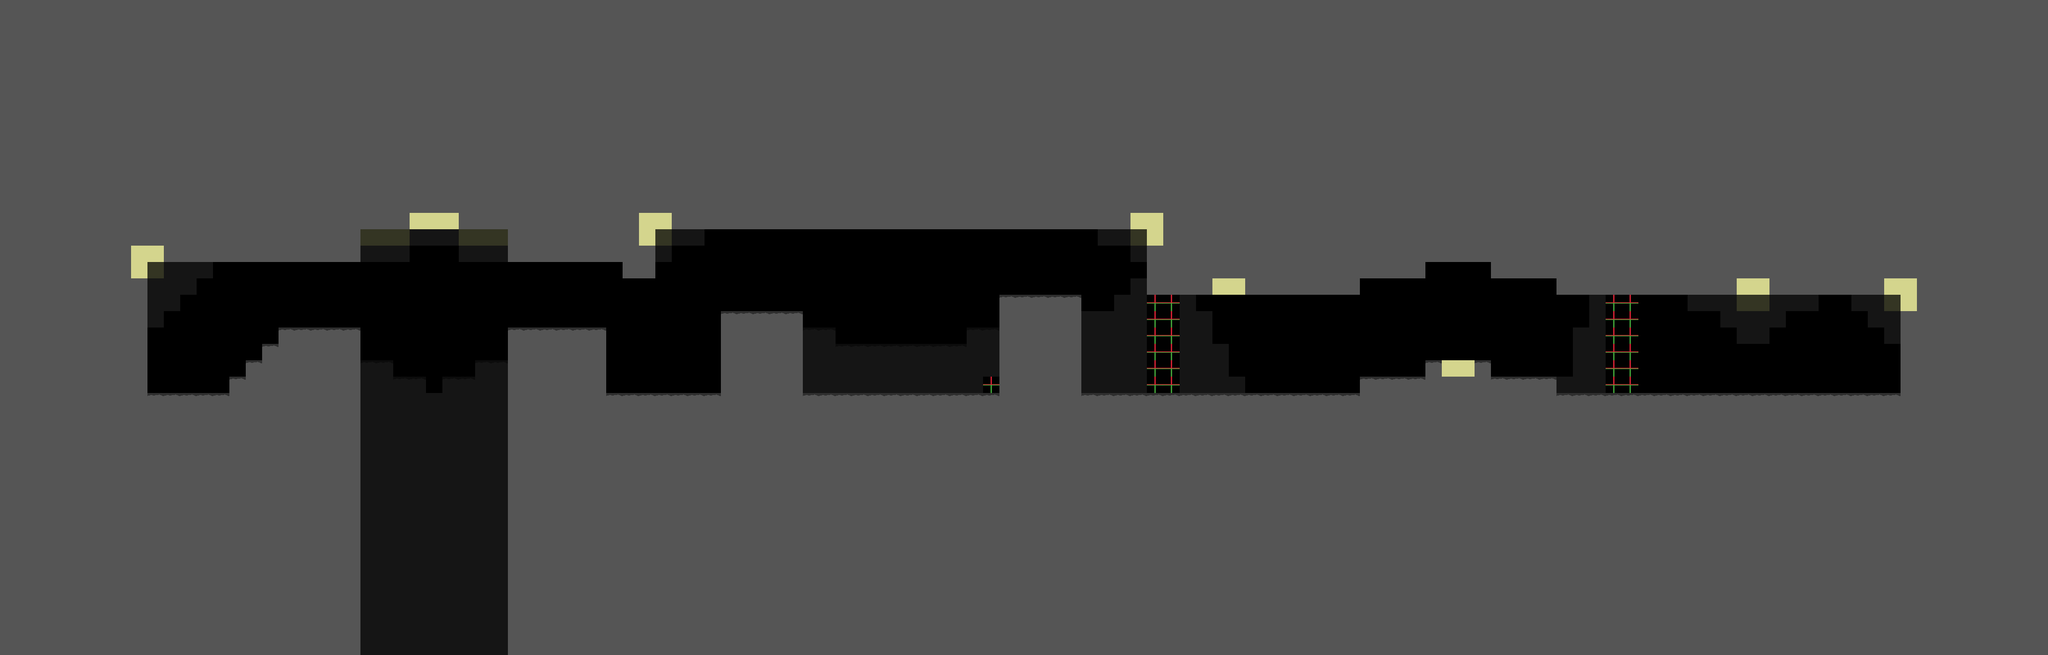

Below is a game level as drawn by its tile map, then a one-line description and the .tmx that defines it (tile-layer data replaced by summaries):
An orthogonal 125x40 tile map with 32x32 px tiles, 2 tile layers (background, main) and 30 objects (13x text, 5x switch, 4x gate, 2x elevator, 2x checkpoint, ...).

<map version="1.0" tiledversion="1.0.3" orientation="orthogonal" renderorder="right-down" width="125" height="40" tilewidth="32" tileheight="32" nextobjectid="51">
 <properties>
  <property name="cameraHeight" type="float" value="0" />
  <property name="cameraWidth" type="float" value="25" />
 </properties>
 <tileset firstgid="1" source="../tileset.tsx" />
 <layer name="background" width="125" height="40" opacity="0.25">
  <data>[5000 cells, 298 non-empty, 3 distinct tile ids]</data>
 </layer>
 <layer name="main" width="125" height="40">
  <data>[5000 cells, 4146 non-empty, 4 distinct tile ids]</data>
 </layer>
 <objectgroup name="gateNetwork">
  <object id="8" name="elevator" type="elevator" x="1376" y="736" width="32" height="32">
   <properties>
    <property name="height" type="float" value="3" />
    <property name="id" type="int" value="1" />
    <property name="inverted" type="bool" value="false" />
    <property name="speed" type="float" value="3" />
   </properties>
  </object>
  <object id="10" name="switch" type="switch" x="1312" y="736" width="32" height="32">
   <properties>
    <property name="id" type="float" value="1" />
   </properties>
  </object>
  <object id="11" name="elevator" type="elevator" x="1920" y="736" width="32" height="32">
   <properties>
    <property name="height" type="float" value="2" />
    <property name="id" type="int" value="1" />
    <property name="inverted" type="bool" value="true" />
    <property name="speed" type="float" value="3" />
   </properties>
  </object>
  <object id="12" name="switch" type="switch" x="2176" y="736" width="32" height="32">
   <properties>
    <property name="id" type="float" value="2" />
   </properties>
  </object>
  <object id="14" name="gate" type="gate" x="2240" y="736" width="32" height="32">
   <properties>
    <property name="id" type="int" value="2" />
    <property name="inverted" type="bool" value="false" />
    <property name="speed" type="float" value="5" />
   </properties>
  </object>
  <object id="15" name="gate" type="gate" x="2272" y="736" width="32" height="32">
   <properties>
    <property name="id" type="int" value="2" />
    <property name="inverted" type="bool" value="false" />
    <property name="speed" type="float" value="5" />
   </properties>
  </object>
  <object id="16" name="gate" type="gate" x="3136" y="736" width="32" height="32">
   <properties>
    <property name="id" type="int" value="3" />
    <property name="inverted" type="bool" value="false" />
    <property name="speed" type="float" value="5" />
   </properties>
  </object>
  <object id="17" name="gate" type="gate" x="3168" y="736" width="32" height="32">
   <properties>
    <property name="id" type="int" value="3" />
    <property name="inverted" type="bool" value="false" />
    <property name="speed" type="float" value="5" />
   </properties>
  </object>
  <object id="18" name="switch" type="switch" x="2336" y="736" width="32" height="32">
   <properties>
    <property name="id" type="float" value="2" />
   </properties>
  </object>
  <object id="19" name="switch" type="switch" x="3072" y="736" width="32" height="32">
   <properties>
    <property name="id" type="float" value="3" />
   </properties>
  </object>
  <object id="20" name="switch" type="switch" x="3232" y="736" width="32" height="32">
   <properties>
    <property name="id" type="float" value="3" />
   </properties>
  </object>
 </objectgroup>
 <objectgroup name="area">
  <object id="5" name="darkZone" type="darkZone" x="2240" y="512" width="960" height="256" />
 </objectgroup>
 <objectgroup name="meta">
  <object id="6" name="checkpoint" type="checkpoint" x="1472" y="576" width="32" height="32" />
  <object id="7" name="spawn" type="spawn" x="352" y="736" width="32" height="32" />
  <object id="23" name="finish" type="finish" x="3616" y="736" width="32" height="32" />
  <object id="25" name="checkpoint" type="checkpoint" x="352" y="736" width="32" height="32" />
  <object id="34" type="text" x="295.167" y="652.5" width="189.667" height="19">
   <text>Review control in settings</text>
  </object>
  <object id="35" type="text" x="581.833" y="557.167" width="276.333" height="19">
   <text>Use the dash button to make the jump</text>
  </object>
  <object id="36" type="text" x="1235.84" y="643.833" width="119" height="19">
   <text>Shoot the switch </text>
  </object>
  <object id="37" type="text" x="1637.83" y="715.833" width="249.667" height="19">
   <text>If you're stuck, use respawn button</text>
  </object>
  <object id="38" type="text" x="1364.5" y="525.833" width="269.667" height="19">
   <text wrap="1">Activate the checkpoint by touching it</text>
  </object>
  <object id="39" type="text" x="1190.5" y="659.167" width="208.333" height="19">
   <text>They can open or close gates</text>
  </object>
  <object id="40" type="text" x="1920" y="459.333" width="249.667" height="19">
   <text>You're about to enter a dark zone</text>
  </object>
  <object id="41" type="text" x="1920" y="480" width="249.667" height="19">
   <text>They drain your light, if you're out</text>
  </object>
  <object id="42" type="text" x="1963.33" y="500.163" width="143" height="19">
   <text>of light, you'll die</text>
  </object>
  <object id="43" type="text" x="3572.5" y="661.833" width="129" height="19">
   <text>This is the finish</text>
  </object>
  <object id="44" type="text" x="3595.33" y="682" width="79" height="19">
   <text>Good luck!</text>
  </object>
  <object id="46" name="coin" type="coin" x="3392" y="672">
   <properties>
    <property name="id" type="int" value="0" />
   </properties>
  </object>
  <object id="47" type="text" x="3268" y="619" width="255" height="19">
   <text>This object contains unkown power</text>
  </object>
  <object id="48" type="text" x="3226.67" y="636" width="340.667" height="19">
   <text>It is said to protect the owner of it when needed</text>
  </object>
 </objectgroup>
</map>
